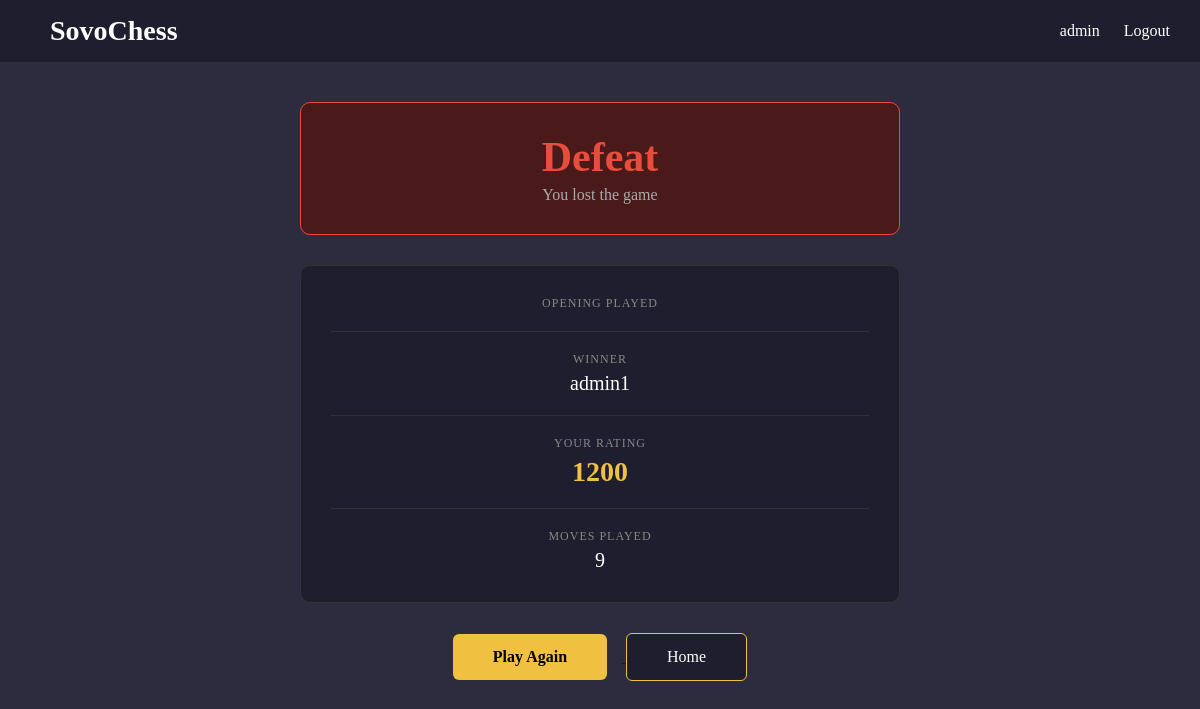
Screenshot of /game/12/result/ (signed in) with the database file from the repository.
### chess/models.py (models this page shows, shortened)
class User(AbstractUser):
    current_rating = models.IntegerField(default=1200)

class Game(models.Model):
    white_player = models.ForeignKey(User, on_delete=models.CASCADE, related_name='white_games')
    black_player = models.ForeignKey(User, on_delete=models.CASCADE, related_name='black_games')
    winner = models.ForeignKey(User, on_delete=models.SET_NULL, null=True, blank=True, related_name='won_games')
    opening_name = models.CharField(max_length=100, blank=True)
    date_played = models.DateTimeField(auto_now_add=True)
    move_history = models.TextField(blank=True)

### chess/views.py (the view)
# urls.py: path('game/<int:game_id>/result/', views.post_game, name='post_game'),
def post_game(request, game_id):
    game = Game.objects.get(id=game_id)
    user_won = game.winner == request.user
    return render(request, 'post_game.html', {
        'game': game,
        'user_won': user_won,
    })

### templates/post_game.html (shortened to what this page needs)
{% extends 'base.html' %}
{% block content %}
<div style="max-width: 600px; margin: 0 auto; text-align: center;">
    {% if user_won %}
        <div style="background-color: #1a472a; border: 1px solid #2ecc71; padding: 30px; border-radius: 10px; margin-bottom: 30px;">
            <h1 style="color: #2ecc71; font-size: 42px; margin-bottom: 5px;">Victory!</h1>
            <p style="color: #aaaaaa;">You won the game</p>
        </div>
    {% else %}
        <div style="background-color: #4a1a1a; border: 1px solid #e74c3c; padding: 30px; border-radius: 10px; margin-bottom: 30px;">
            <h1 style="color: #e74c3c; font-size: 42px; margin-bottom: 5px;">Defeat</h1>
            <p style="color: #aaaaaa;">You lost the game</p>
        </div>
    {% endif %}
    <div style="background-color: #1e1e2e; border: 1px solid #333; padding: 30px; border-radius: 10px; margin-bottom: 30px;">
        <div style="margin-bottom: 20px;">
            <p style="color: #888; font-size: 12px; text-transform: uppercase; letter-spacing: 1px;">Opening Played</p>
        </div>
        <hr style="border: none; border-top: 1px solid #333; margin-bottom: 20px;">
        <div style="margin-bottom: 20px;">
    <p style="color: #888; font-size: 12px; text-transform: uppercase; letter-spacing: 1px;">Winner</p>
    <p style="color: #ffffff; font-size: 20px; margin-top: 5px;">
        {% if game.winner %}{{ game.winner.username }}{% else %}Draw{% endif %}
    </p>
</div>
        <hr style="border: none; border-top: 1px solid #333; margin-bottom: 20px;">
        <div style="margin-bottom: 20px;">
            <p style="color: #888; font-size: 12px; text-transform: uppercase; letter-spacing: 1px;">Your Rating</p>
            <p style="color: #f0c040; font-size: 28px; font-weight: bold; margin-top: 5px;">{{ request.user.current_rating }}</p>
        </div>
        <hr style="border: none; border-top: 1px solid #333; margin-bottom: 20px;">
        <div>
            <p style="color: #888; font-size: 12px; text-transform: uppercase; letter-spacing: 1px;">Moves Played</p>
            <p style="color: #ffffff; font-size: 20px; margin-top: 5px;">{{ game.moves.count }}</p>
        </div>
    </div>
    <div>
        <a href="/game/start/">
            <button style="padding: 14px 40px; background-color: #f0c040; border: none; border-radius: 6px; cursor: pointer; font-size: 16px; font-weight: bold; margin-right: 15px; font-family: 'Times New Roman', serif;">
                Play Again
            </button>
        </a>
        <a href="/">
            <button style="padding: 14px 40px; background-color: #1e1e2e; border: 1px solid #f0c040; color: white; border-radius: 6px; cursor: pointer; font-size: 16px; font-family: 'Times New Roman', serif;">
                Home
            </button>
        </a>
    </div>
</div>
{% endblock %}

### templates/base.html (shortened to what this page needs)
<!DOCTYPE html>
<html lang="en">
<head>
</head>
<body>
    <nav>
        <a href="{% url 'home' %}" class="nav-brand">SovoChess</a>
        <div>
            {% if user.is_authenticated %}
                <a href="#">{{ user.username }}</a>
                <a href="{% url 'logout' %}">Logout</a>
            {% else %}
                <a href="{% url 'login' %}">Login</a>
                <a href="{% url 'register' %}">Register</a>
            {% endif %}
        </div>
    </nav>
    <div class="container">
        {% block content %}
        {% endblock %}
    </div>
</body>
</html>

### templates/base.html (style rules this page uses)
* { margin: 0; padding: 0; box-sizing: border-box; }
body { background-color: #2c2c3e; color: #ffffff; }
nav { background-color: #1e1e2e; padding: 15px 30px; display: flex; justify-content: space-between; align-items: center; }
nav a { color: #ffffff; text-decoration: none; margin-left: 20px; font-size: 16px; }
.nav-brand { color: #ffffff; font-size: 28px; font-weight: bold; text-decoration: none; }
.container { max-width: 1200px; margin: 40px auto; padding: 0 20px; }

### rows the page displays
User: username "admin", user.current_rating "1200"
Game: winner.username "admin1", moves.count "9"
